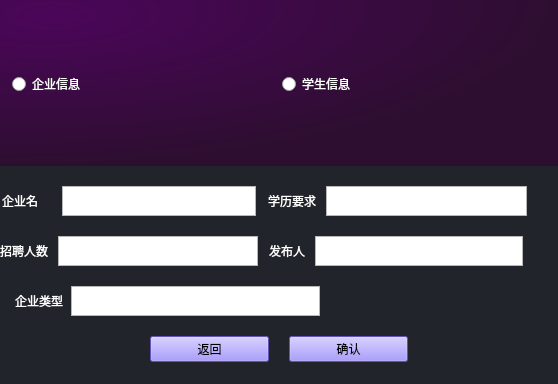
<?xml version="1.0" encoding="UTF-8"?>
<ui version="4.0">
 <class>addinfo</class>
 <widget class="QWidget" name="addinfo">
  <property name="geometry">
   <rect>
    <x>0</x>
    <y>0</y>
    <width>558</width>
    <height>384</height>
   </rect>
  </property>
  <property name="windowTitle">
   <string>Form</string>
  </property>
  <property name="styleSheet">
   <string notr="true">QWidget#addinfo{
	background-color: rgb(33, 36, 43);
}</string>
  </property>
  <layout class="QVBoxLayout" name="verticalLayout">
   <property name="spacing">
    <number>20</number>
   </property>
   <property name="leftMargin">
    <number>0</number>
   </property>
   <property name="topMargin">
    <number>0</number>
   </property>
   <property name="rightMargin">
    <number>0</number>
   </property>
   <property name="bottomMargin">
    <number>22</number>
   </property>
   <item>
    <widget class="QGroupBox" name="groupBox">
     <property name="styleSheet">
      <string notr="true">QGroupBox#groupBox{background-color: qradialgradient(cx:0, cy:0, radius:1, fx:0.1, fy:0.1, stop:0 rgb(75, 6, 89),  stop:1 rgb(45, 14, 48));
border:none;}
</string>
     </property>
     <property name="title">
      <string/>
     </property>
     <layout class="QHBoxLayout" name="horizontalLayout_10">
      <item>
       <widget class="QRadioButton" name="radioButton">
        <property name="styleSheet">
         <string notr="true">color:white;</string>
        </property>
        <property name="text">
         <string>企业信息</string>
        </property>
       </widget>
      </item>
      <item>
       <widget class="QRadioButton" name="radioButton_2">
        <property name="styleSheet">
         <string notr="true">color:white;</string>
        </property>
        <property name="text">
         <string>学生信息</string>
        </property>
       </widget>
      </item>
     </layout>
    </widget>
   </item>
   <item>
    <layout class="QHBoxLayout" name="horizontalLayout_6">
     <property name="spacing">
      <number>10</number>
     </property>
     <property name="leftMargin">
      <number>2</number>
     </property>
     <property name="rightMargin">
      <number>0</number>
     </property>
     <item>
      <layout class="QHBoxLayout" name="horizontalLayout_2">
       <property name="spacing">
        <number>24</number>
       </property>
       <item>
        <widget class="QLabel" name="company_or_student_name_label">
         <property name="maximumSize">
          <size>
           <width>200</width>
           <height>30</height>
          </size>
         </property>
         <property name="styleSheet">
          <string notr="true">color:white;</string>
         </property>
         <property name="text">
          <string>企业名</string>
         </property>
        </widget>
       </item>
       <item>
        <widget class="QPlainTextEdit" name="company_or_student_name">
         <property name="maximumSize">
          <size>
           <width>249</width>
           <height>30</height>
          </size>
         </property>
        </widget>
       </item>
      </layout>
     </item>
     <item>
      <layout class="QHBoxLayout" name="horizontalLayout_3">
       <property name="spacing">
        <number>10</number>
       </property>
       <property name="leftMargin">
        <number>2</number>
       </property>
       <property name="rightMargin">
        <number>31</number>
       </property>
       <item>
        <widget class="QLabel" name="admitreq_or_exam_label">
         <property name="maximumSize">
          <size>
           <width>200</width>
           <height>30</height>
          </size>
         </property>
         <property name="styleSheet">
          <string notr="true">color:white;</string>
         </property>
         <property name="text">
          <string>学历要求</string>
         </property>
        </widget>
       </item>
       <item>
        <widget class="QPlainTextEdit" name="admitreq_or_exam">
         <property name="maximumSize">
          <size>
           <width>292</width>
           <height>30</height>
          </size>
         </property>
        </widget>
       </item>
      </layout>
     </item>
    </layout>
   </item>
   <item>
    <layout class="QHBoxLayout" name="horizontalLayout_9">
     <property name="spacing">
      <number>10</number>
     </property>
     <item>
      <layout class="QHBoxLayout" name="horizontalLayout">
       <property name="spacing">
        <number>10</number>
       </property>
       <item>
        <widget class="QLabel" name="hirenum_or_stuid_label">
         <property name="styleSheet">
          <string notr="true">color:white;</string>
         </property>
         <property name="text">
          <string>招聘人数</string>
         </property>
        </widget>
       </item>
       <item>
        <widget class="QPlainTextEdit" name="hirenum_or_stuid">
         <property name="maximumSize">
          <size>
           <width>249</width>
           <height>30</height>
          </size>
         </property>
        </widget>
       </item>
      </layout>
     </item>
     <item>
      <layout class="QHBoxLayout" name="horizontalLayout_4">
       <property name="spacing">
        <number>10</number>
       </property>
       <property name="leftMargin">
        <number>1</number>
       </property>
       <property name="rightMargin">
        <number>35</number>
       </property>
       <item>
        <widget class="QLabel" name="publisher_or_ifjob_label">
         <property name="maximumSize">
          <size>
           <width>200</width>
           <height>30</height>
          </size>
         </property>
         <property name="styleSheet">
          <string notr="true">color:white;</string>
         </property>
         <property name="text">
          <string>发布人</string>
         </property>
        </widget>
       </item>
       <item>
        <widget class="QPlainTextEdit" name="publisher_or_ifjob">
         <property name="maximumSize">
          <size>
           <width>292</width>
           <height>30</height>
          </size>
         </property>
        </widget>
       </item>
      </layout>
     </item>
    </layout>
   </item>
   <item>
    <layout class="QHBoxLayout" name="horizontalLayout_5">
     <property name="spacing">
      <number>8</number>
     </property>
     <property name="leftMargin">
      <number>15</number>
     </property>
     <property name="topMargin">
      <number>0</number>
     </property>
     <property name="rightMargin">
      <number>238</number>
     </property>
     <item>
      <widget class="QLabel" name="companytype_or_major_label">
       <property name="maximumSize">
        <size>
         <width>100</width>
         <height>30</height>
        </size>
       </property>
       <property name="styleSheet">
        <string notr="true">color:white;</string>
       </property>
       <property name="text">
        <string>企业类型</string>
       </property>
      </widget>
     </item>
     <item>
      <widget class="QPlainTextEdit" name="companytype_or_major">
       <property name="maximumSize">
        <size>
         <width>250</width>
         <height>30</height>
        </size>
       </property>
      </widget>
     </item>
    </layout>
   </item>
   <item>
    <layout class="QHBoxLayout" name="horizontalLayout_11">
     <property name="spacing">
      <number>20</number>
     </property>
     <property name="leftMargin">
      <number>150</number>
     </property>
     <property name="rightMargin">
      <number>150</number>
     </property>
     <item>
      <widget class="QPushButton" name="back_btn">
       <property name="styleSheet">
        <string notr="true">QPushButton{
background-color: rgb(134, 117, 255);
}
QPushButton:hover{
background-color: rgba(114, 129, 214, 59);
}
QPushButton:pressed{
background-color: ;
	color: rgba(21, 224, 255,59);
}</string>
       </property>
       <property name="text">
        <string>返回</string>
       </property>
       <property name="shortcut">
        <string>Esc</string>
       </property>
      </widget>
     </item>
     <item>
      <widget class="QPushButton" name="confirm_btn">
       <property name="styleSheet">
        <string notr="true">QPushButton{
background-color: rgb(134, 117, 255);
}
QPushButton:hover{
background-color: rgba(114, 129, 214, 59);
}
QPushButton:pressed{
background-color: ;
	color: rgba(21, 224, 255,59);
}</string>
       </property>
       <property name="text">
        <string>确认</string>
       </property>
       <property name="shortcut">
        <string>Return</string>
       </property>
      </widget>
     </item>
    </layout>
   </item>
  </layout>
 </widget>
 <resources/>
 <connections/>
</ui>
